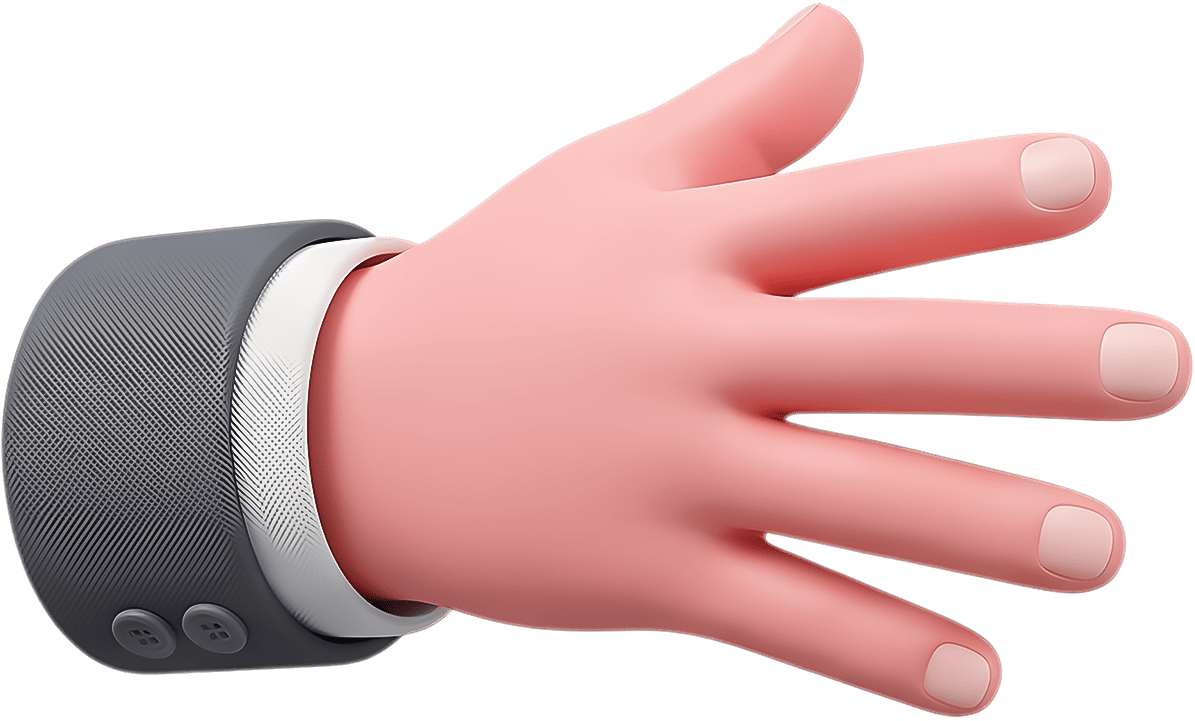
#> input picture games/its-left-its-right/assets/hand-backhand-r.png, 1195 x 721 px, given as the content of the folder ../../its-left-its-right/assets/hand-backhand-r.png, which was not available
$ python import-pictures.py ../../its-left-its-right/assets/hand-backhand-r.png
#> lines starting #> are read from the running program, lines starting #| are printed output that depends on the picture; after the words box and inside, x2 and y2 are one past the last pixel; in counts of white or black regions, pixels touching at a corner belong together
#!/usr/bin/env python3
"""
Prepares pictures supplied by the product owner for In My Skin.

  python3 scripts/import-pictures.py <folder of transparent PNGs, named <id>.png>

For each picture: drops stray specks that are not part of the subject, trims the empty margin, centres the subject
on a transparent square and writes assets/<id>.webp at 384 px. The picture itself is not altered.
Prints how colourful each one is: below about 0.13 a picture is hard to tell from its grey outline.
"""
import colorsys, os, sys
import numpy as np
from PIL import Image
from scipy import ndimage

SIZE = 384
ROOT = os.path.join(os.path.dirname(os.path.abspath(__file__)), "..")


def prepare(path: str) -> tuple[Image.Image, float]:
    im = Image.open(path).convert("RGBA")
#> im is the input picture: PIL image 1195x721 RGBA; mean R, G, B, A 144.9, 130.7, 115.7, 147.2
    arr = np.array(im)
    solid = arr[:, :, 3] > 24
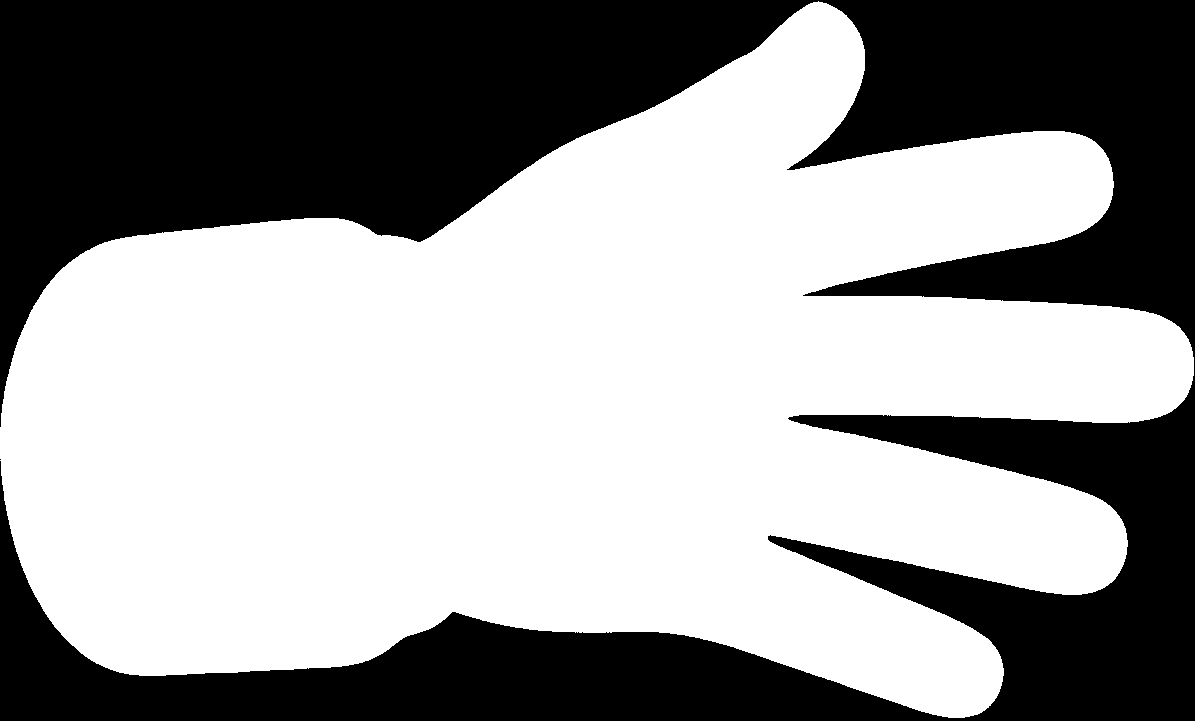
#> solid: shape (721, 1195) bool; 59.1% white; 2 black regions (1 under 20 px), largest, box (x1, y1, x2, y2) and area: (0, 0, 1195, 721) 352750
    labels, n = ndimage.label(solid)
#> n = 1
    if n > 1:
        sizes = ndimage.sum(solid, labels, range(1, n + 1))
        keep = np.isin(labels, [i + 1 for i, s in enumerate(sizes) if s >= sizes.max() * 0.015])
        arr[~keep, 3] = 0
        solid = keep
    ys, xs = np.where(solid)
    crop = Image.fromarray(arr).crop((xs.min(), ys.min(), xs.max() + 1, ys.max() + 1))
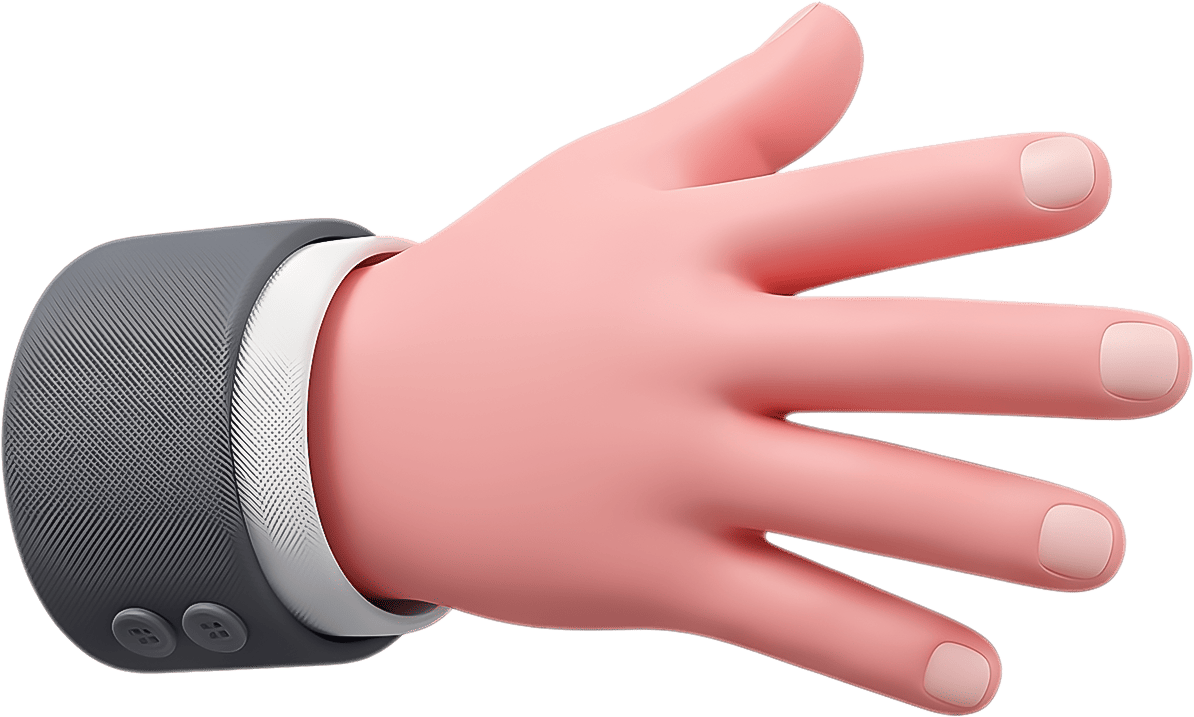
#> crop: PIL image 1194x717 RGBA; mean R, G, B, A 145.4, 130.8, 116, 148.2; transparent parts drawn white
    side = max(crop.size)
#> side = 1194
    square = Image.new("RGBA", (side, side), (0, 0, 0, 0))
#> square: PIL image 1194x1194 RGBA; every value is 0
    square.paste(crop, ((side - crop.width) // 2, (side - crop.height) // 2))
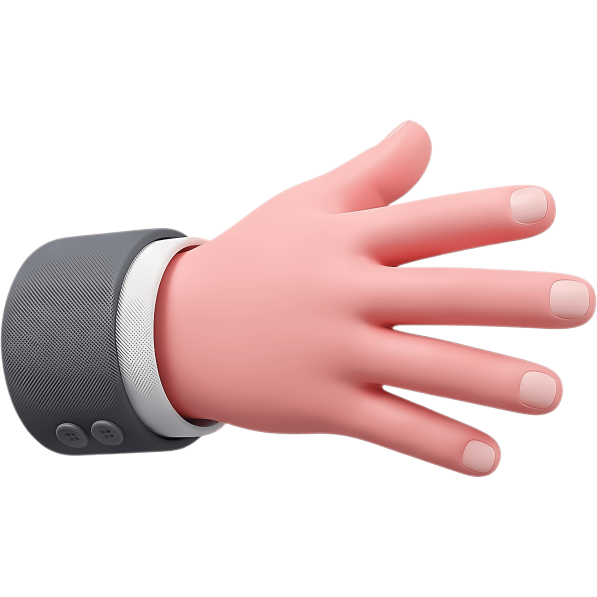
#> square: PIL image 1194x1194 RGBA (shown at 1/2 size); mean R, G, B, A 87.3, 78.5, 69.6, 89; transparent parts drawn white
    out = square.resize((SIZE, SIZE), Image.LANCZOS)
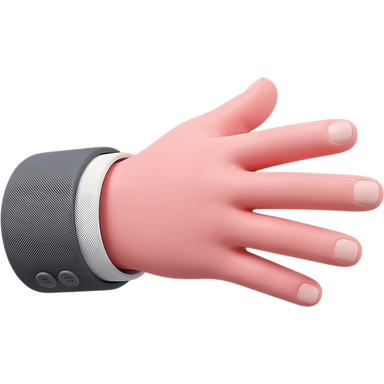
#> out: PIL image 384x384 RGBA; mean R, G, B, A 71, 52, 51.7, 89; transparent parts drawn white
    px = [(r, g, b) for r, g, b, a in out.resize((64, 64)).getdata() if a >= 60]
#> px = 1506 items, first 6: (244, 204, 201), (251, 200, 196), (251, 190, 188), (248, 202, 198), (251, 201, 198), (254, 193, 190)
    colour = sum(colorsys.rgb_to_hsv(r / 255, g / 255, b / 255)[1] * max(r, g, b) / 255 for r, g, b in px) / len(px)
#> colour = 0.221
    return out, colour


if __name__ == "__main__":
    src = sys.argv[1]
    for f in sorted(os.listdir(src)):
        if not f.lower().endswith(".png"):
            continue
        pid = f[:-4]
        out, colour = prepare(os.path.join(src, f))
        out.save(os.path.join(ROOT, "assets", pid + ".webp"), "WEBP", quality=84, method=6)
        print(f"{pid:28s} colour {colour:.2f}{'  (close to grey)' if colour < 0.13 else ''}")
#| hand-backhand-r              colour 0.22

$ run again, on games/its-left-its-right/assets/hand-fox-side-r.png
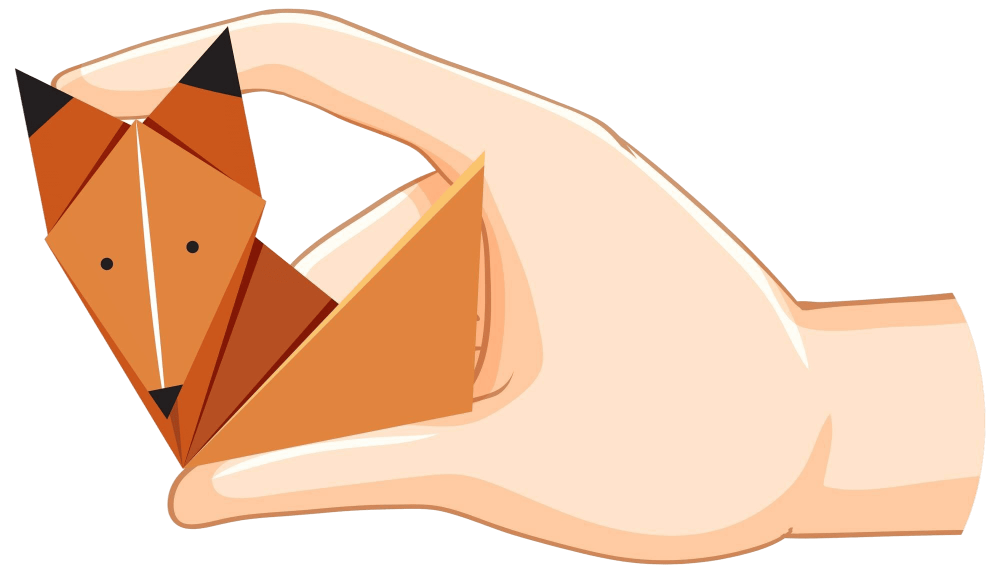
#> input picture games/its-left-its-right/assets/hand-fox-side-r.png, 2000 x 1146 px, given as the content of the folder ../../its-left-its-right/assets/hand-fox-side-r.png, which was not available (shown at 1/2 size)
#> in prepare, im is the input picture: PIL image 2000x1146 RGBA; mean R, G, B, A 169, 154.9, 118.1, 149.2
#> in prepare, `solid = arr[:, :, 3] > 24`:
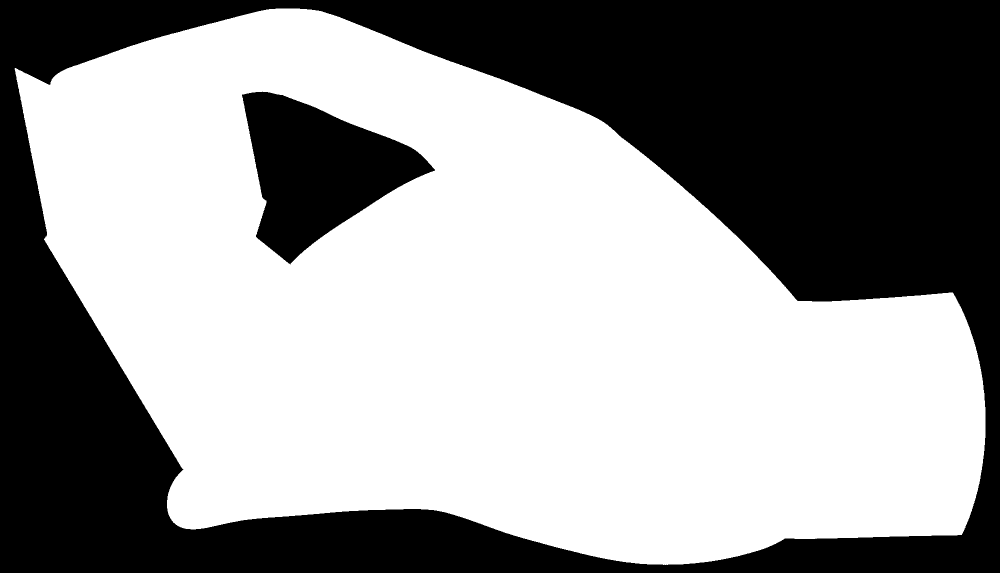
#> solid: shape (1146, 2000) bool (shown at 1/2 size); 59% white; 2 black regions, box (x1, y1, x2, y2) and area: (0, 0, 2000, 1146) 870066, (484, 183, 870, 529) 70314
#> n = 1
#> in prepare, `out = square.resize((SIZE, SIZE), Image.LANCZOS)`:
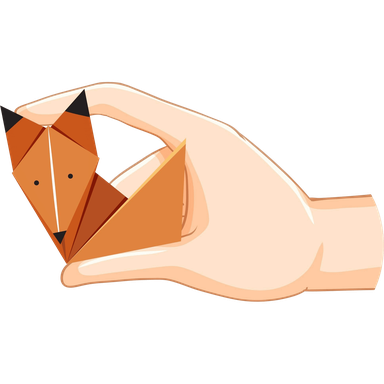
#> out: PIL image 384x384 RGBA; mean R, G, B, A 87.1, 67.4, 53.6, 90.7; transparent parts drawn white
#> px = 1521 items, first 6: (215, 175, 147), (219, 186, 162), (219, 186, 162), (221, 177, 147), (222, 186, 157), (228, 199, 175)
#> colour = 0.354
#| hand-fox-side-r              colour 0.35

$ run again, on games/its-left-its-right/assets/hand-herbs-pinch-r.png
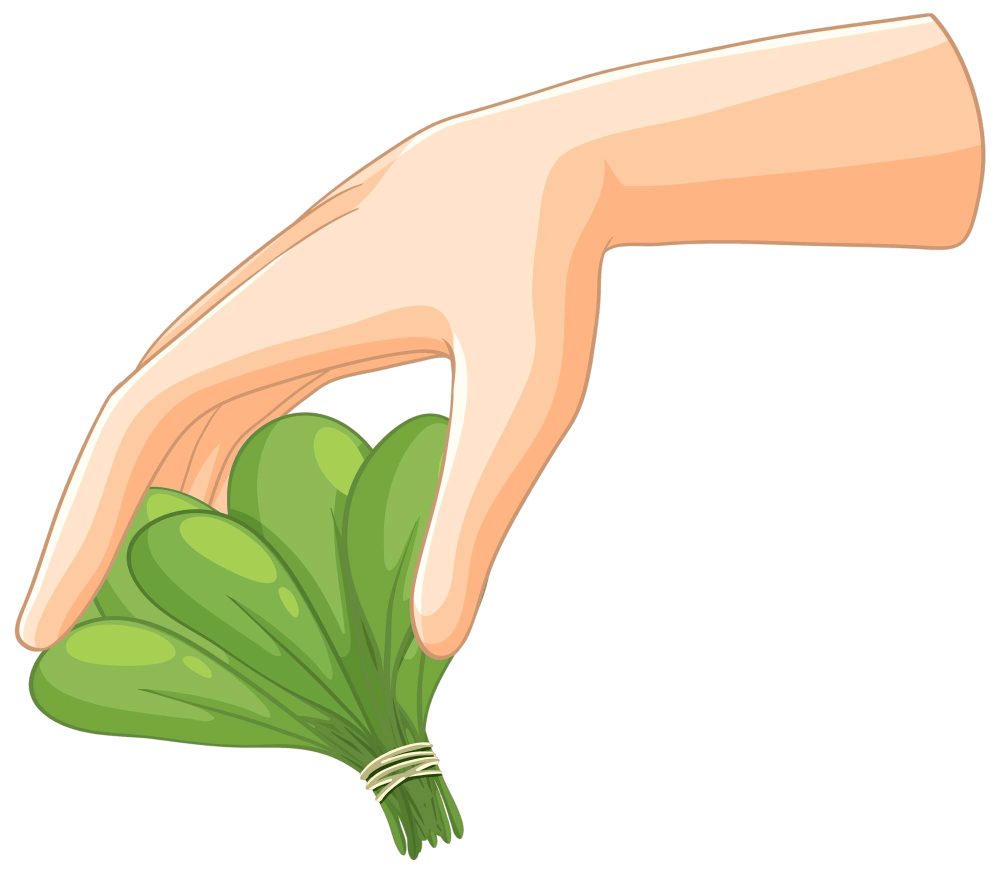
#> input picture games/its-left-its-right/assets/hand-herbs-pinch-r.png, 2000 x 1746 px, given as the content of the folder ../../its-left-its-right/assets/hand-herbs-pinch-r.png, which was not available (shown at 1/2 size)
#> in prepare, im is the input picture: PIL image 2000x1746 RGBA; mean R, G, B, A 124.3, 143.3, 100, 96.7
#> in prepare, `solid = arr[:, :, 3] > 24`:
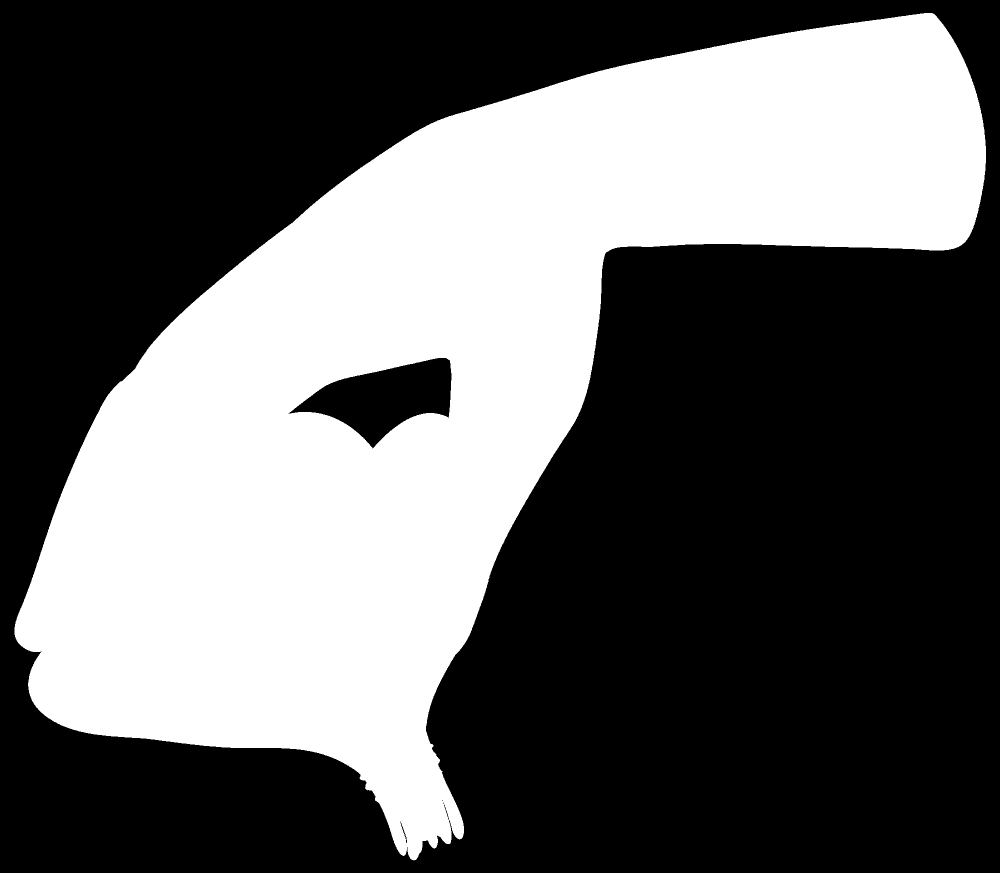
#> solid: shape (1746, 2000) bool (shown at 1/2 size); 38.3% white; 1 white region, box (x1, y1, x2, y2) and area: (29, 26, 1972, 1721) 1336811
#> n = 1
#> in prepare, `out = square.resize((SIZE, SIZE), Image.LANCZOS)`:
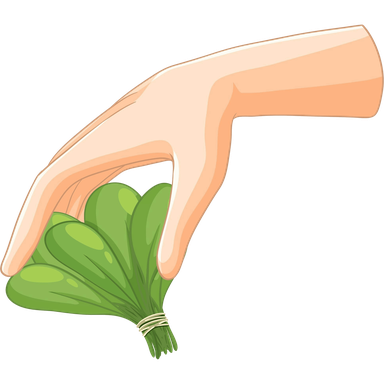
#> out: PIL image 384x384 RGBA; mean R, G, B, A 76.5, 70.2, 50.2, 89.5; transparent parts drawn white
#> px = 1510 items, first 6: (222, 193, 167), (225, 200, 178), (232, 208, 185), (235, 213, 192), (242, 222, 203), (235, 204, 178)
#> colour = 0.336
#| hand-herbs-pinch-r           colour 0.34
